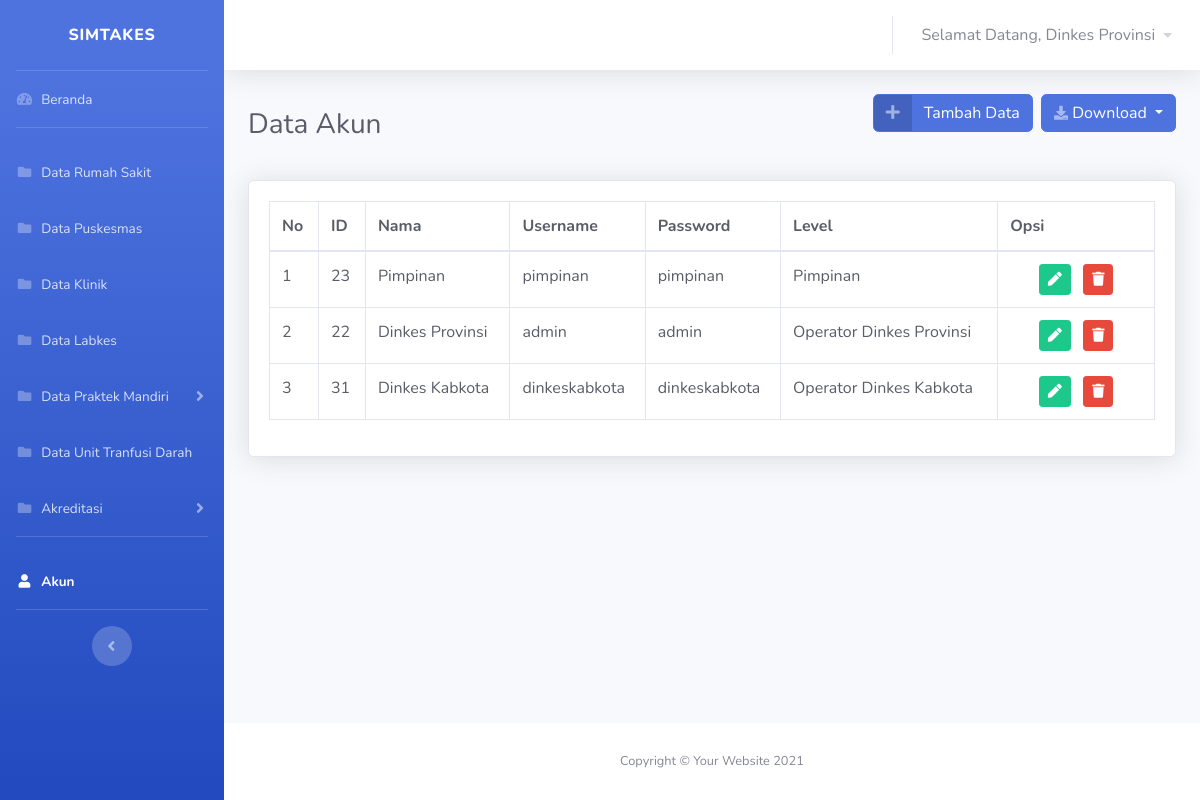
Before: /views/dinkes/user/user.php (signed in) with the older database file.
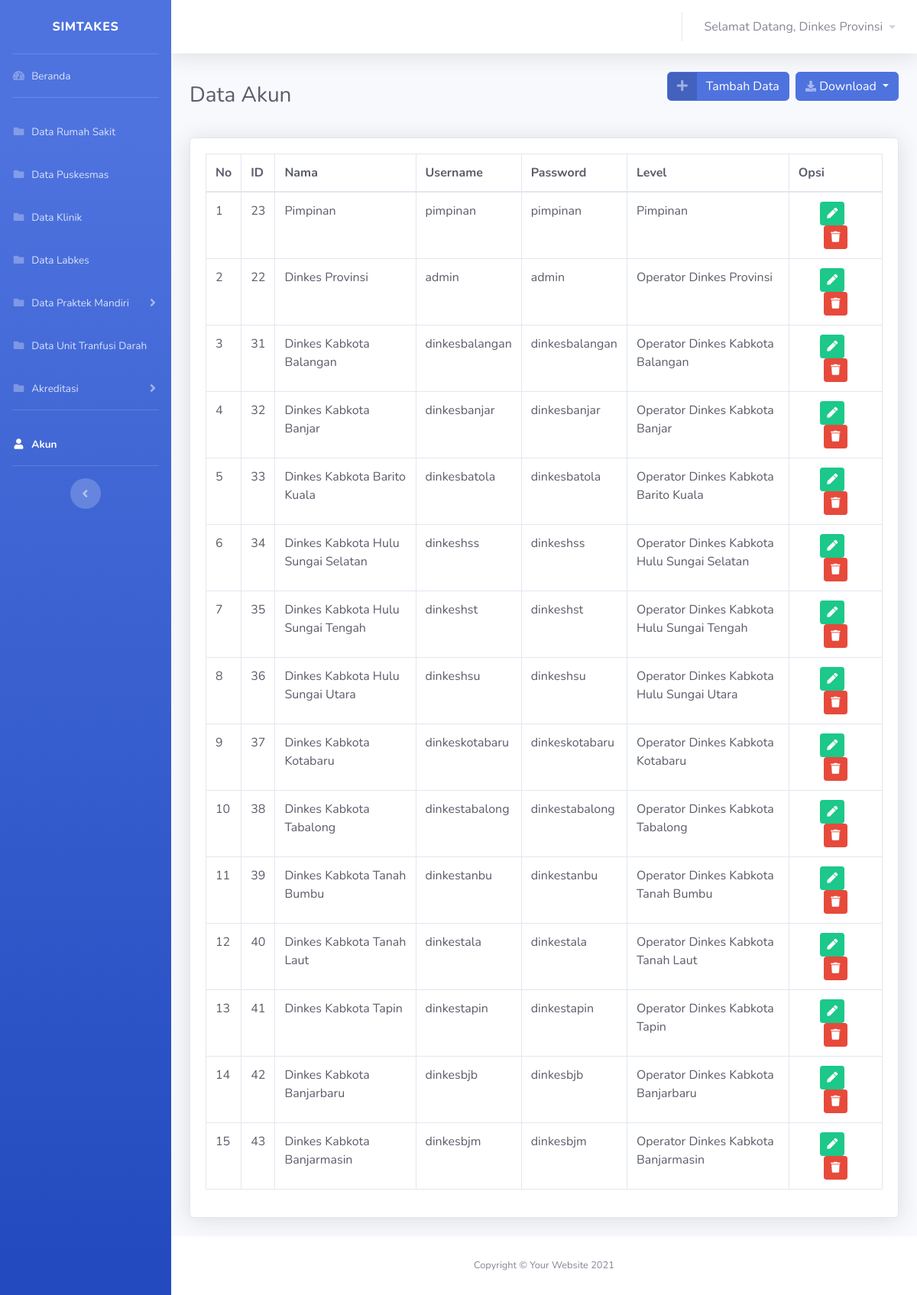
After: the same page with the newer database file.
### tables this page shows
CREATE TABLE `user` (
  `id_user` int(11) NOT NULL,
  `username` varchar(30) NOT NULL,
  `nama` varchar(100) NOT NULL,
  `password` varchar(30) NOT NULL,
  `id_role` int(11) NOT NULL
);

CREATE TABLE `role` (
  `id_role` int(11) NOT NULL,
  `role` varchar(50) NOT NULL
);

### koneksi.php (called while the page is built, shortened)
<?php
$koneksi = mysqli_connect("localhost", "root", "", "simtakes") or die(mysqli_error($koneksi));
$username = $_SESSION['username'];
$id_role = $_SESSION['id_role'];
function query($query)
{
    global $koneksi;
    $result = mysqli_query($koneksi, $query);
    $rows = [];
    while ($row = mysqli_fetch_assoc($result)) {
        $rows[] = $row;
    }
    return $rows;
}
?>

### views/dinkes/user/user.php (the view, shortened to what this page needs)
<?php
require '../../../koneksi.php';
$user = query("SELECT  User.id_user, User.username, User.nama, User.password, Role.role
FROM User
JOIN Role ON User.id_role = Role.id_role ORDER BY Role.id_role ASC");
?>
<!DOCTYPE html>
<html lang="en">
<head>
    <link href="../../../vendor/fontawesome-free/css/all.min.css" rel="stylesheet" type="text/css">
    <link href="../../../css/sb-admin-2.min.css" rel="stylesheet">
    <link href="../../../vendor/datatables/dataTables.bootstrap4.min.css" rel="stylesheet">
</head>
<body id="page-top">
    <div id="wrapper">
        <ul class="navbar-nav bg-gradient-primary sidebar sidebar-dark accordion" id="accordionSidebar">
            <a class="sidebar-brand d-flex align-items-center justify-content-center" href="dashboard.php">
                <div class="sidebar-brand-text mx-3">SIMTAKES</div>
            </a>
            <hr class="sidebar-divider my-0">
            <li class="nav-item ">
                <a class="nav-link" href="../dashboard.php">
                    <i class="fas fa-fw fa-tachometer-alt"></i>
                    <span>Beranda</span></a>
            </li>
            <hr class="sidebar-divider">
            <li class="nav-item">
                <a class="nav-link" href="../rumahsakit/rumahsakit.php">
                <i class="fas fa-fw fa-folder"></i>
                    <span>Data Rumah Sakit</span></a>
            </li>
            <li class="nav-item ">
                <a class="nav-link " href="../puskesmas/puskesmas.php" >
                    <i class="fas fa-fw fa-folder"></i>
                    <span>Data Puskesmas</span>
                </a>
            </li>
            <li class="nav-item">
                <a class="nav-link " href="../klinik/klinik.php" >
                    <i class="fas fa-fw fa-folder"></i>
                    <span>Data Klinik</span>
                </a>
            </li>
            <li class="nav-item">
                <a class="nav-link " href="../labkes/labkes.php" >
                    <i class="fas fa-fw fa-folder"></i>
                    <span>Data Labkes</span>
                </a>
            </li>
            <li class="nav-item">
                <a class="nav-link collapsed" href="#" data-toggle="collapse" data-target="#collapsePages"
                    aria-expanded="true" aria-controls="collapsePages">
                    <i class="fas fa-fw fa-folder"></i>
                    <span>Data Praktek Mandiri</span>
                </a>
            </li>
            <li class="nav-item">
                <a class="nav-link" href="../transfusidarah/transfusidarah.php">
                <i class="fas fa-fw fa-folder"></i>
                    <span>Data Unit Tranfusi Darah</span></a>
            </li>
            <li class="nav-item">
                <a class="nav-link collapsed" href="#" data-toggle="collapse" data-target="#collapseAkreditasi"
                    aria-expanded="true" aria-controls="collapseAkreditasi">
                    <i class="fas fa-fw fa-folder"></i>
                    <span>Akreditasi</span>
                </a>
            </li>
            <hr class="sidebar-divider d-none d-md-block">
            <li class="nav-item active">
                <a class="nav-link" href="">
                <i class="fas fa-fw fa-user"></i>
                    <span>Akun</span></a>
            </li>
            <hr class="sidebar-divider d-none d-md-block">
            <div class="text-center d-none d-md-inline">
                <button class="rounded-circle border-0" id="sidebarToggle"></button>
            </div>
        </ul>
        <div id="content-wrapper" class="d-flex flex-column">
            <div id="content">
                <nav class="navbar navbar-expand navbar-light bg-white topbar mb-4 static-top shadow">
                    <ul class="navbar-nav ml-auto">
                        <li class="nav-item dropdown no-arrow">
                            <a class="nav-link dropdown-toggle" href="#" id="userDropdown" role="button"
                                data-toggle="dropdown" aria-haspopup="true" aria-expanded="false">
                                <span class="mr-2 d-none d-lg-inline text-gray-600">Selamat Datang,
                                <?php $index = mysqli_query($koneksi,"SELECT nama from user where username='$username' AND id_role = '$id_role'");
                                $row = mysqli_fetch_array($index);
                                if ($row && $row["nama"] == !'') {
                                echo $row['nama'];
                                }else
                                {
                                echo "no class";
                                }
                                ?>
                                </span>
                                    <i class="fas fa-caret-down fa-sm"></i>
                            </a>
                        </li>
                    </ul>
                </nav>
                <div class="container-fluid">
                    <div class="d-sm-flex align-items-center justify-content-between mb-4">
                        <h1 class="h3 mb-0 text-gray-800">Data Akun</h1>
                        <div class="d-sm-flex align-items-center justify-content-between mb-4">
                            <a href="user-tambah.php" class="btn btn-primary btn-icon-split">
                                            <span class="icon text-white-50">
                                                <i class="fas fa-plus"></i>
                                            </span>
                                            <span class="text">Tambah Data</span>
                            </a>&nbsp;&nbsp;
                            <div class="btn-group">
                                <button type="button" class="btn btn-primary dropdown-toggle " data-toggle="dropdown" aria-haspopup="true" aria-expanded="false"><i
                                    class="fas fa-download fa-sm text-white-50"></i>
                                    Download
                                </button>
                            </div>
                        </div>
                    </div>
                        <div class="card shadow mb-4">
                            <div class="card-body">
                                <div class="table-responsive">
                                    <table class="table table-bordered text-dark" id="dataTable" width="100%" cellspacing="0">
                                        <thead>
                                            <tr>
                                            <th>No</th>
                                            <th>ID</th>
                                            <th>Nama</th>
                                            <th>Username</th>
                                            <th>Password</th>
                                            <th>Level</th>
                                            <th>Opsi</th>
                                            </tr>
                                        </thead>
                                        <tbody>
                                            <?php $no = 1; ?>
                                            <?php foreach ($user as $data) : ?>
                                            <tr>
                                                <td><?= $no++ ?></td>
                                                <td><?= $data['id_user'] ?></td>
                                                <td><?= $data['nama'] ?></td>
                                                <td><?= $data['username'] ?></td>
                                                <td><?= $data['password'] ?></td>
                                                <td><?= $data['role'] ?></td>
                                               <td>
                                                <div class="container text-center">
                                                    <a href="user-edit.php?id_user=<?= $data['id_user']; ?>"class="btn btn-success btn-sm"><i class="fa fa-pen"></i></a>&nbsp;&nbsp;
                                                    <a  href="hapususer.php?id_user=<?= $data['id_user']; ?>" class="btn btn-danger btn-sm" onclick="return confirm('Apakah anda yakin ingin menghapus data <?= $data['nama']; ?> ?');"><i class="fa fa-trash"></i></a></td>
                                                </div>
                                            </tr>
                                            <?php endforeach ?>
                                </div>
                            </div>
                        </div>
                </div>
            <footer class="sticky-footer bg-white">
                <div class="container my-auto">
                    <div class="copyright text-center my-auto">
                        <span>Copyright &copy; Your Website 2021</span>
                    </div>
                </div>
            </footer>
</body>
</html>

Changed rows visible on the page:
changed user id 31: nama "Dinkes Kabkota" → "Dinkes Kabkota Balangan"; username "dinkeskabkota" → "dinkesbalangan"; password "dinkeskabkota" → "dinkesbalangan"; id_role.role "Operator Dinkes Kabkota" → "Operator Dinkes Kabkota Balangan"
added user: id_user "32", nama "Dinkes Kabkota Banjar", username "dinkesbanjar", password "dinkesbanjar", id_role.role "Operator Dinkes Kabkota Banjar"
added user: id_user "33", nama "Dinkes Kabkota Barito Kuala", username "dinkesbatola", password "dinkesbatola", id_role.role "Operator Dinkes Kabkota Barito Kuala"
added user: id_user "34", nama "Dinkes Kabkota Hulu Sungai Selatan", username "dinkeshss", password "dinkeshss", id_role.role "Operator Dinkes Kabkota Hulu Sungai Selatan"
added user: id_user "35", nama "Dinkes Kabkota Hulu Sungai Tengah", username "dinkeshst", password "dinkeshst", id_role.role "Operator Dinkes Kabkota Hulu Sungai Tengah"
added user: id_user "36", nama "Dinkes Kabkota Hulu Sungai Utara", username "dinkeshsu", password "dinkeshsu", id_role.role "Operator Dinkes Kabkota Hulu Sungai Utara"
added user: id_user "37", nama "Dinkes Kabkota Kotabaru", username "dinkeskotabaru", password "dinkeskotabaru", id_role.role "Operator Dinkes Kabkota Kotabaru"
added user: id_user "38", nama "Dinkes Kabkota Tabalong", username "dinkestabalong", password "dinkestabalong", id_role.role "Operator Dinkes Kabkota Tabalong"
added user: id_user "39", nama "Dinkes Kabkota Tanah Bumbu", username "dinkestanbu", password "dinkestanbu", id_role.role "Operator Dinkes Kabkota Tanah Bumbu"
added user: id_user "40", nama "Dinkes Kabkota Tanah Laut", username "dinkestala", password "dinkestala", id_role.role "Operator Dinkes Kabkota Tanah Laut"
added user: id_user "41", nama "Dinkes Kabkota Tapin", username "dinkestapin", password "dinkestapin", id_role.role "Operator Dinkes Kabkota Tapin"
added user: id_user "42", nama "Dinkes Kabkota Banjarbaru", username "dinkesbjb", password "dinkesbjb", id_role.role "Operator Dinkes Kabkota Banjarbaru"
added user: id_user "43", nama "Dinkes Kabkota Banjarmasin", username "dinkesbjm", password "dinkesbjm", id_role.role "Operator Dinkes Kabkota Banjarmasin"
